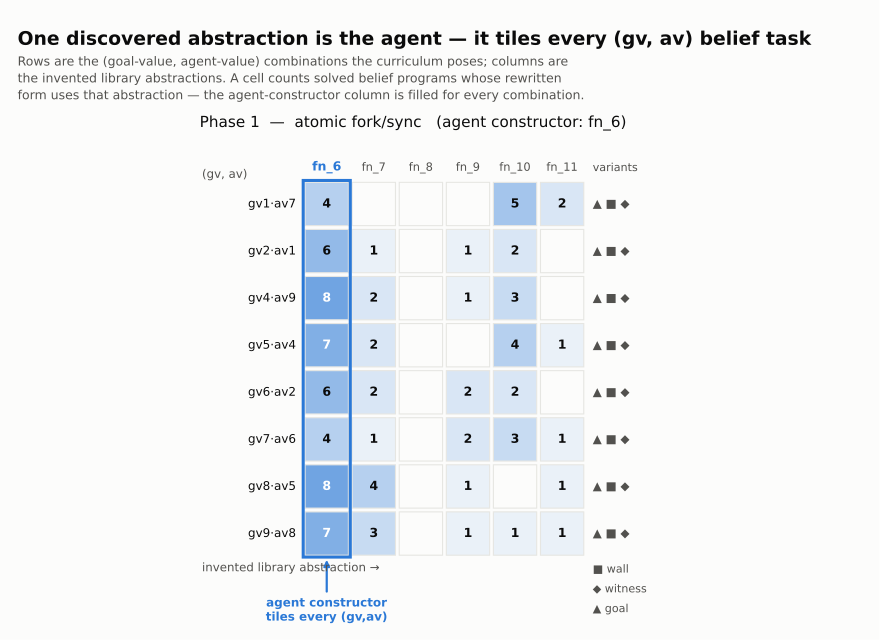

Reproduce this figure in Python.
"""Agent-constructor tiling figure (phases 1-2): (gv,av) × abstraction-used.

`mdl_margin.py` prices belief against its non-mental rivals; this script shows the flip
side of the same coin — that the win is not a per-task fluke but ONE reused abstraction.
The stitch discovers a single agent constructor and every belief task, whatever its goal
value `gv` and agent value `av`, spells its found program through that one token:

        found belief program  =  (fn_k  av  gv  policy)          # fn_k = the agent constructor

The figure is a heatmap.  Each ROW is a (gv,av) combination the curriculum poses; each
COLUMN is an invented library abstraction (fn_3, fn_4, …).  A cell counts the solved
belief tasks at that (gv,av) whose library-rewritten program uses that abstraction.  The
agent-constructor column lights up for EVERY (gv,av) row — the abstraction tiles the whole
combination space — while the other invented tokens (used by the non-mental corpus) stay
dark for belief.  That single filled column is the picture of a discovered agent concept.

Everything is DERIVED FROM AN ACTUAL RUN, not ground truth.  `experiment.run_phase` writes
`phase{1,2}_run[.smoke].json` with, per solved task, both the found program and its
library-rewritten form (`rewritten`) — the exact spelling the run's stitch produced,
naming its own invented tokens (`library`).  We rebuild the phase corpus with
`mdl_margin.build_corpus` to recover each belief task's (gv,av) and variant, match it to
the run by matrix key, and read which library tokens its rewritten program actually
contains.  So the tiling is what the run compressed to, not a reconstruction of it.

    # 1. produce a run (slow; HPC): its output is the artifact we consume
    python phase1.py                     -> phase1_run.json
    python phase2.py                     -> phase2_run.json
    # 2. build the tiling figure
    python agent_tiling.py               phase 1 (reads phase1_run.json)
    python agent_tiling.py --decomposed  phase 2 (reads phase2_run.json)
    python agent_tiling.py --both        phases 1 and 2, one JSON each, one PNG
    python agent_tiling.py --smoke       use the .smoke run artifacts
    python agent_tiling.py --run PATH    consume a specific run artifact
    python agent_tiling.py --no-plot     recompute the JSON only
    python agent_tiling.py out.png       choose the figure path

Writes agent_tiling[.decomposed].json and agent_tiling.png/.pdf.
"""

import re
import sys
import json
from collections import Counter, defaultdict

from ecd import mat_key_id
from tasks_minds import belief_variant
from mdl_margin import build_corpus


INK, MUTED, GRID, BG = '#0b0b0b', '#52514e', '#e6e6e2', '#fcfcfb'
HERO = '#2a78d6'        # the belief blue — the agent-constructor column
_FN_RE = re.compile(r'\bfn_\d+\b')

# variant marker glyphs, so a cell can show WHICH belief families sit at each (gv,av).
VAR_MARK = {'belief_wall': '■', 'belief_witness': '◆', 'belief_goal': '▲', 'belief_dual': '●',
            'belief_false_obstacle': '★'}
VAR_LABEL = {'belief_wall': 'wall', 'belief_witness': 'witness',
             'belief_goal': 'goal', 'belief_dual': 'dual',
             'belief_false_obstacle': 'false-obstacle'}


# ── data loading: a phase run artifact (found + rewritten programs, keyed by matrix) ──
def _load_run(decomposed, smoke, run_path):
    if run_path is None:
        run_path = f"phase{2 if decomposed else 1}_run{'.smoke' if smoke else ''}.json"
    try:
        with open(run_path) as f:
            art = json.load(f)
    except FileNotFoundError:
        raise SystemExit(
            f"no run artifact '{run_path}' — run "
            f"`python phase{2 if decomposed else 1}.py{' --smoke' if smoke else ''}` first "
            f"(it writes the *_run.json with the found + rewritten programs).")
    if bool(art.get('decomposed')) != bool(decomposed):
        raise SystemExit(f"{run_path} is a phase {2 if art.get('decomposed') else 1} run, "
                         f"but this invocation is phase {2 if decomposed else 1}.")
    return art, run_path


# ── the tiling ──────────────────────────────────────────────────────────────────────
def compute(decomposed, smoke, run_path):
    """For every solved belief task, read which invented library tokens its rewritten
    program uses, and tabulate them against the task's (gv,av).  Identify the agent
    constructor as the invented token most belief programs share."""
    art, run_path = _load_run(decomposed, smoke, run_path)
    sols = art['sols']
    rewritten = art.get('rewritten', {})
    library = list(art.get('library', []))
    lib_set = set(library)
    tasks = build_corpus(smoke)

    # combo -> abstraction -> count;  combo -> variant markers;  per-program token record.
    cell = defaultdict(Counter)                 # (gv,av) -> Counter(abstraction -> n tasks)
    combo_variants = defaultdict(set)           # (gv,av) -> {variant}
    combo_solved = Counter()                    # (gv,av) -> n solved belief tasks
    token_uses = Counter()                      # abstraction -> n belief programs using it
    n_solved = 0
    for x, m in tasks:
        if m['kind'] not in ('belief', 'belief_scaffold'):
            continue
        kid = mat_key_id(x)
        if kid not in sols:
            continue
        n_solved += 1
        combo = (m['gv'], m['av'])
        combo_solved[combo] += 1
        combo_variants[combo].add(belief_variant(m))
        toks = set(_FN_RE.findall(rewritten.get(kid, ''))) & lib_set
        for t in toks:
            cell[combo][t] += 1
            token_uses[t] += 1

    # the agent constructor: the invented token the most belief programs spell through.
    agent_ctor = token_uses.most_common(1)[0][0] if token_uses else None
    combos = sorted(cell)
    # column order: agent constructor first, then the remaining library tokens (stable).
    cols = ([agent_ctor] if agent_ctor else []) + [t for t in library if t != agent_ctor]

    # does the agent-constructor tile every solved combo?  (used per combo == solved there)
    tiled = bool(agent_ctor) and all(
        cell[c].get(agent_ctor, 0) == combo_solved[c] for c in combos) and bool(combos)

    return {
        'phase':      2 if decomposed else 1,
        'decomposed': decomposed,
        'smoke':      bool(smoke),
        'source':     run_path,
        'library':    library,
        'agent_ctor': agent_ctor,
        'agent_ctor_uses': token_uses.get(agent_ctor, 0),
        'n_solved_belief': n_solved,
        'tiled':      tiled,
        'columns':    cols,
        'combos':     [{'gv': g, 'av': a,
                        'solved': combo_solved[(g, a)],
                        'variants': sorted(combo_variants[(g, a)]),
                        'counts': {t: cell[(g, a)].get(t, 0) for t in cols}}
                       for (g, a) in combos],
    }


def run(decomposed=False, smoke=False, run_path=None):
    phase = 2 if decomposed else 1
    print(f"\n{'='*72}\nAGENT-CONSTRUCTOR TILING — phase {phase} "
          f"({'decomposed' if decomposed else 'atomic'} fork/sync){' [smoke]' if smoke else ''}"
          f"\n{'='*72}")
    out = compute(decomposed, smoke, run_path)
    if out['agent_ctor'] is None:
        print("  no belief program used an invented abstraction in this run "
              "(nothing to tile — is this a solved, stitched run?).")
    else:
        print(f"  agent constructor: {out['agent_ctor']}  "
              f"(used by {out['agent_ctor_uses']}/{out['n_solved_belief']} solved belief "
              f"programs, over {len(out['combos'])} (gv,av) combos)")
        for c in out['combos']:
            marks = ' '.join(f"{VAR_MARK[v]}{VAR_LABEL[v]}" for v in c['variants'])
            row = '  '.join(f"{t}:{c['counts'][t]}" for t in out['columns'])
            print(f"    gv{c['gv']}·av{c['av']}  solved {c['solved']:>2}  [{row}]   {marks}")
        print(f"  agent constructor tiles every solved (gv,av) cell: {out['tiled']}")
    path = f"agent_tiling{'.decomposed' if decomposed else ''}.json"
    with open(path, 'w') as f:
        json.dump(out, f, indent=1)
    print(f"  wrote {path}")
    return out


# ── plotting ──────────────────────────────────────────────────────────────────────────
def _blue(frac):
    "white → belief-blue sequential ramp for a fill fraction in [0,1]."
    frac = max(0.0, min(1.0, frac))
    r0, g0, b0 = 0xfc, 0xfc, 0xfb      # near-white
    r1, g1, b1 = 0x2a, 0x78, 0xd6      # HERO
    return (
        (r0 + (r1 - r0) * frac) / 255,
        (g0 + (g1 - g0) * frac) / 255,
        (b0 + (b1 - b0) * frac) / 255,
    )


def _panel(ax, d):
    "Heatmap: (gv,av) rows × abstraction columns; the agent constructor is a full column."
    combos, cols = d['combos'], d['columns']
    if not combos or not cols:
        ax.text(0.5, 0.5, "no stitched belief programs in this run",
                transform=ax.transAxes, ha='center', va='center', color=MUTED, fontsize=10)
        ax.set_axis_off()
        return

    nrow, ncol = len(combos), len(cols)
    vmax = max((c['solved'] for c in combos), default=1) or 1

    for i, c in enumerate(combos):           # rows top→bottom
        y = nrow - 1 - i
        for j, t in enumerate(cols):
            n = c['counts'][t]
            ax.add_patch(_rect(j, y, _blue(n / vmax)))
            if n:
                ax.text(j, y, str(n), ha='center', va='center',
                        color='white' if n / vmax > 0.5 else INK, fontsize=9,
                        fontweight='bold', zorder=4)

    # row labels (gv·av on the left) + variant glyphs (to the RIGHT of the grid)
    for i, c in enumerate(combos):
        y = nrow - 1 - i
        marks = ' '.join(VAR_MARK[v] for v in c['variants'])
        ax.text(-0.65, y, f"gv{c['gv']}·av{c['av']}", ha='right', va='center',
                fontsize=8.6, color=INK)
        ax.text(ncol - 0.35, y, marks, ha='left', va='center', fontsize=8.5, color=MUTED)
    for j, t in enumerate(cols):
        hero = (t == d['agent_ctor'])
        ax.text(j, nrow - 0.35, t, ha='center', va='bottom', rotation=0,
                fontsize=9 if hero else 8.2, color=HERO if hero else MUTED,
                fontweight='bold' if hero else 'normal')

    # frame the agent-constructor column to name the tiling
    if d['agent_ctor'] in cols:
        jc = cols.index(d['agent_ctor'])
        ax.add_patch(_frame(jc, -0.5, nrow))
        ax.annotate('agent constructor\ntiles every (gv,av)',
                    xy=(jc, -0.5), xytext=(jc, -1.35),
                    ha='center', va='top', fontsize=8.6, color=HERO, fontweight='bold',
                    arrowprops=dict(arrowstyle='-|>', color=HERO, lw=1.6))

    # variant-glyph legend, down the right-hand gutter beneath the marks column
    present = [v for v in VAR_MARK if any(v in c['variants'] for c in combos)]
    ax.text(ncol - 0.35, nrow - 0.35, 'variants', fontsize=8, color=MUTED,
            ha='left', va='bottom')
    for k, v in enumerate(present):
        ax.text(ncol - 0.35, -0.65 - 0.42 * k, f"{VAR_MARK[v]} {VAR_LABEL[v]}",
                fontsize=8, color=MUTED, ha='left', va='top')

    ax.set_xlim(-2.7, ncol + 1.5)
    ax.set_ylim(-1.9, nrow + 0.4)
    ax.set_aspect('equal')
    ax.set_axis_off()
    ax.text(-2.65, nrow - 0.5, '(gv, av)', fontsize=8.5, color=MUTED, ha='left', va='bottom')
    ax.text(-2.65, -0.6, 'invented library abstraction →', fontsize=8.5, color=MUTED,
            ha='left', va='top')


def _rect(cx, cy, color):
    import matplotlib.patches as mp
    return mp.Rectangle((cx - 0.46, cy - 0.46), 0.92, 0.92, facecolor=color,
                        edgecolor=GRID, lw=0.8, zorder=2)


def _frame(cx, y0, nrow):
    import matplotlib.patches as mp
    return mp.Rectangle((cx - 0.5, y0), 1.0, nrow, facecolor='none',
                        edgecolor=HERO, lw=2.2, zorder=5)


def plot(datasets, out_path='agent_tiling.png'):
    import matplotlib
    matplotlib.use('Agg')
    import matplotlib.pyplot as plt

    n = len(datasets)
    fig, axes = plt.subplots(1, n, figsize=(6.4 * n + 2.4, 6.4), squeeze=False)
    fig.patch.set_facecolor(BG)
    for col, d in enumerate(datasets):
        kind = 'atomic fork/sync' if not d['decomposed'] else 'decomposed plumbing'
        ax = axes[0, col]
        ax.set_facecolor(BG)
        ctor = d['agent_ctor'] or '—'
        ax.set_title(f"Phase {d['phase']}  —  {kind}   (agent constructor: {ctor})",
                     fontsize=11, color=INK, loc='left', pad=8)
        _panel(ax, d)

    top = 1 - 1.0 / fig.get_figheight()
    fig.tight_layout(rect=[0, 0, 1, top])
    fig.text(0.02, 1 - 0.30 / fig.get_figheight(),
             'One discovered abstraction is the agent — it tiles every (gv, av) belief task',
             fontsize=13.5, fontweight='bold', color=INK, ha='left', va='top')
    fig.text(0.02, 1 - 0.56 / fig.get_figheight(),
             'Rows are the (goal-value, agent-value) combinations the curriculum poses; '
             'columns are\nthe invented library abstractions. A cell counts solved belief '
             'programs whose rewritten\nform uses that abstraction — the agent-constructor '
             'column is filled for every combination.',
             fontsize=9, color=MUTED, ha='left', va='top', linespacing=1.5)

    for ext in ({out_path, out_path.rsplit('.', 1)[0] + '.pdf'}):
        fig.savefig(ext, dpi=200, facecolor=fig.get_facecolor())
        print(f"wrote {ext}")


# ── CLI ───────────────────────────────────────────────────────────────────────────────
def main(argv):
    smoke = '--smoke' in argv
    both = '--both' in argv
    no_plot = '--no-plot' in argv
    run_path = argv[argv.index('--run') + 1] if '--run' in argv else None
    out_path = next((a for a in argv[1:] if a.endswith('.png')), 'agent_tiling.png')

    if both:
        if run_path is not None:
            sys.exit("--run names a single phase artifact; drop --both or run each phase "
                     "separately with its own --run.")
        datasets = [run(decomposed=False, smoke=smoke),
                    run(decomposed=True, smoke=smoke)]
    else:
        decomposed = '--decomposed' in argv
        datasets = [run(decomposed=decomposed, smoke=smoke, run_path=run_path)]

    if not no_plot:
        plot(datasets, out_path)


if __name__ == '__main__':
    main(sys.argv)
